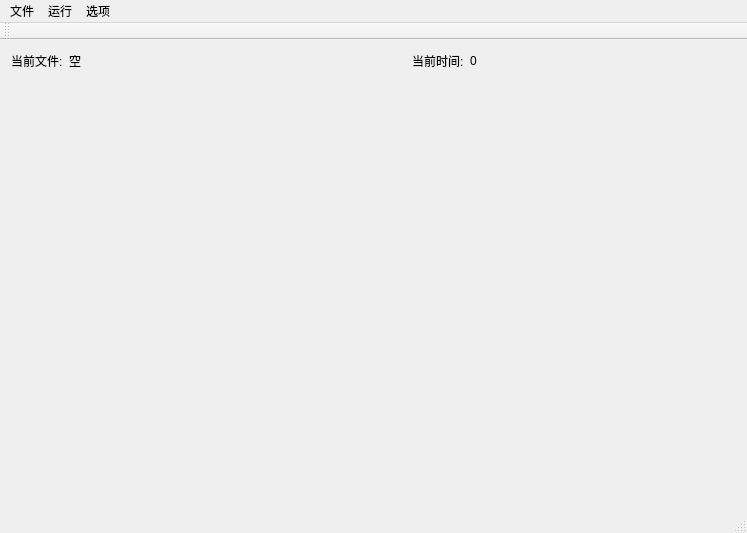
<?xml version="1.0" encoding="UTF-8"?>
<ui version="4.0">
 <class>MainWindow</class>
 <widget class="QMainWindow" name="MainWindow">
  <property name="geometry">
   <rect>
    <x>0</x>
    <y>0</y>
    <width>747</width>
    <height>533</height>
   </rect>
  </property>
  <property name="sizePolicy">
   <sizepolicy hsizetype="Fixed" vsizetype="Fixed">
    <horstretch>0</horstretch>
    <verstretch>0</verstretch>
   </sizepolicy>
  </property>
  <property name="minimumSize">
   <size>
    <width>0</width>
    <height>0</height>
   </size>
  </property>
  <property name="windowTitle">
   <string>DMFB模拟系统</string>
  </property>
  <widget class="QWidget" name="centralWidget">
   <layout class="QGridLayout" name="gridLayout">
    <item row="1" column="0">
     <spacer name="verticalSpacer">
      <property name="orientation">
       <enum>Qt::Vertical</enum>
      </property>
      <property name="sizeHint" stdset="0">
       <size>
        <width>20</width>
        <height>40</height>
       </size>
      </property>
     </spacer>
    </item>
    <item row="0" column="0">
     <layout class="QHBoxLayout" name="horizontalLayout_3">
      <property name="sizeConstraint">
       <enum>QLayout::SetFixedSize</enum>
      </property>
      <item>
       <layout class="QHBoxLayout" name="horizontalLayout">
        <item>
         <widget class="QLabel" name="label">
          <property name="sizePolicy">
           <sizepolicy hsizetype="Preferred" vsizetype="Fixed">
            <horstretch>0</horstretch>
            <verstretch>0</verstretch>
           </sizepolicy>
          </property>
          <property name="text">
           <string>当前文件:</string>
          </property>
         </widget>
        </item>
        <item>
         <widget class="QLabel" name="labelFileName">
          <property name="sizePolicy">
           <sizepolicy hsizetype="Preferred" vsizetype="Fixed">
            <horstretch>0</horstretch>
            <verstretch>0</verstretch>
           </sizepolicy>
          </property>
          <property name="text">
           <string>空</string>
          </property>
         </widget>
        </item>
       </layout>
      </item>
      <item>
       <spacer name="horizontalSpacer">
        <property name="orientation">
         <enum>Qt::Horizontal</enum>
        </property>
        <property name="sizeType">
         <enum>QSizePolicy::Expanding</enum>
        </property>
        <property name="sizeHint" stdset="0">
         <size>
          <width>40</width>
          <height>20</height>
         </size>
        </property>
       </spacer>
      </item>
      <item>
       <layout class="QHBoxLayout" name="horizontalLayout_2">
        <item>
         <widget class="QLabel" name="label_3">
          <property name="sizePolicy">
           <sizepolicy hsizetype="Preferred" vsizetype="Fixed">
            <horstretch>0</horstretch>
            <verstretch>0</verstretch>
           </sizepolicy>
          </property>
          <property name="text">
           <string>当前时间:</string>
          </property>
         </widget>
        </item>
        <item>
         <widget class="QLabel" name="labelCurTime">
          <property name="sizePolicy">
           <sizepolicy hsizetype="Preferred" vsizetype="Fixed">
            <horstretch>0</horstretch>
            <verstretch>0</verstretch>
           </sizepolicy>
          </property>
          <property name="text">
           <string>0</string>
          </property>
         </widget>
        </item>
        <item>
         <spacer name="horizontalSpacer_2">
          <property name="orientation">
           <enum>Qt::Horizontal</enum>
          </property>
          <property name="sizeHint" stdset="0">
           <size>
            <width>40</width>
            <height>20</height>
           </size>
          </property>
         </spacer>
        </item>
       </layout>
      </item>
     </layout>
    </item>
   </layout>
  </widget>
  <widget class="QMenuBar" name="menuBar">
   <property name="geometry">
    <rect>
     <x>0</x>
     <y>0</y>
     <width>747</width>
     <height>23</height>
    </rect>
   </property>
   <widget class="QMenu" name="menuTEST">
    <property name="title">
     <string>文件</string>
    </property>
    <addaction name="actionOpenFile"/>
   </widget>
   <widget class="QMenu" name="menu">
    <property name="title">
     <string>运行</string>
    </property>
    <addaction name="actionReset"/>
    <addaction name="actionPreviousStep"/>
    <addaction name="actionNextStep"/>
    <addaction name="actionPlayAll"/>
    <addaction name="actionPause"/>
   </widget>
   <widget class="QMenu" name="menu_2">
    <property name="title">
     <string>选项</string>
    </property>
    <addaction name="actionSound"/>
    <addaction name="actionWash"/>
    <addaction name="actionRoute"/>
    <addaction name="separator"/>
    <addaction name="actionAutoSet"/>
    <addaction name="actionSetDFMB"/>
   </widget>
   <addaction name="menuTEST"/>
   <addaction name="menu"/>
   <addaction name="menu_2"/>
  </widget>
  <widget class="QToolBar" name="mainToolBar">
   <attribute name="toolBarArea">
    <enum>TopToolBarArea</enum>
   </attribute>
   <attribute name="toolBarBreak">
    <bool>false</bool>
   </attribute>
  </widget>
  <widget class="QStatusBar" name="statusBar"/>
  <action name="actionReset">
   <property name="text">
    <string>复位</string>
   </property>
   <property name="shortcut">
    <string>F1</string>
   </property>
  </action>
  <action name="actionOpenFile">
   <property name="text">
    <string>打开文件</string>
   </property>
   <property name="shortcut">
    <string>Ctrl+O</string>
   </property>
  </action>
  <action name="actionPreviousStep">
   <property name="text">
    <string>上一步</string>
   </property>
   <property name="shortcut">
    <string>F3</string>
   </property>
  </action>
  <action name="actionNextStep">
   <property name="text">
    <string>下一步</string>
   </property>
   <property name="shortcut">
    <string>F4</string>
   </property>
  </action>
  <action name="actionPlayAll">
   <property name="text">
    <string>全部播放</string>
   </property>
   <property name="shortcut">
    <string>F5</string>
   </property>
  </action>
  <action name="actionSound">
   <property name="checkable">
    <bool>true</bool>
   </property>
   <property name="text">
    <string>音效</string>
   </property>
  </action>
  <action name="actionSetDFMB">
   <property name="text">
    <string>DFMB设置</string>
   </property>
  </action>
  <action name="actionPause">
   <property name="text">
    <string>暂停播放</string>
   </property>
   <property name="shortcut">
    <string>F2</string>
   </property>
  </action>
  <action name="actionAutoSet">
   <property name="checkable">
    <bool>true</bool>
   </property>
   <property name="checked">
    <bool>true</bool>
   </property>
   <property name="text">
    <string>自动配置</string>
   </property>
  </action>
  <action name="actionWash">
   <property name="checkable">
    <bool>true</bool>
   </property>
   <property name="text">
    <string>清洗</string>
   </property>
  </action>
  <action name="actionRoute">
   <property name="checkable">
    <bool>true</bool>
   </property>
   <property name="text">
    <string>自动规划</string>
   </property>
  </action>
 </widget>
 <layoutdefault spacing="6" margin="11"/>
 <resources/>
 <connections/>
</ui>
